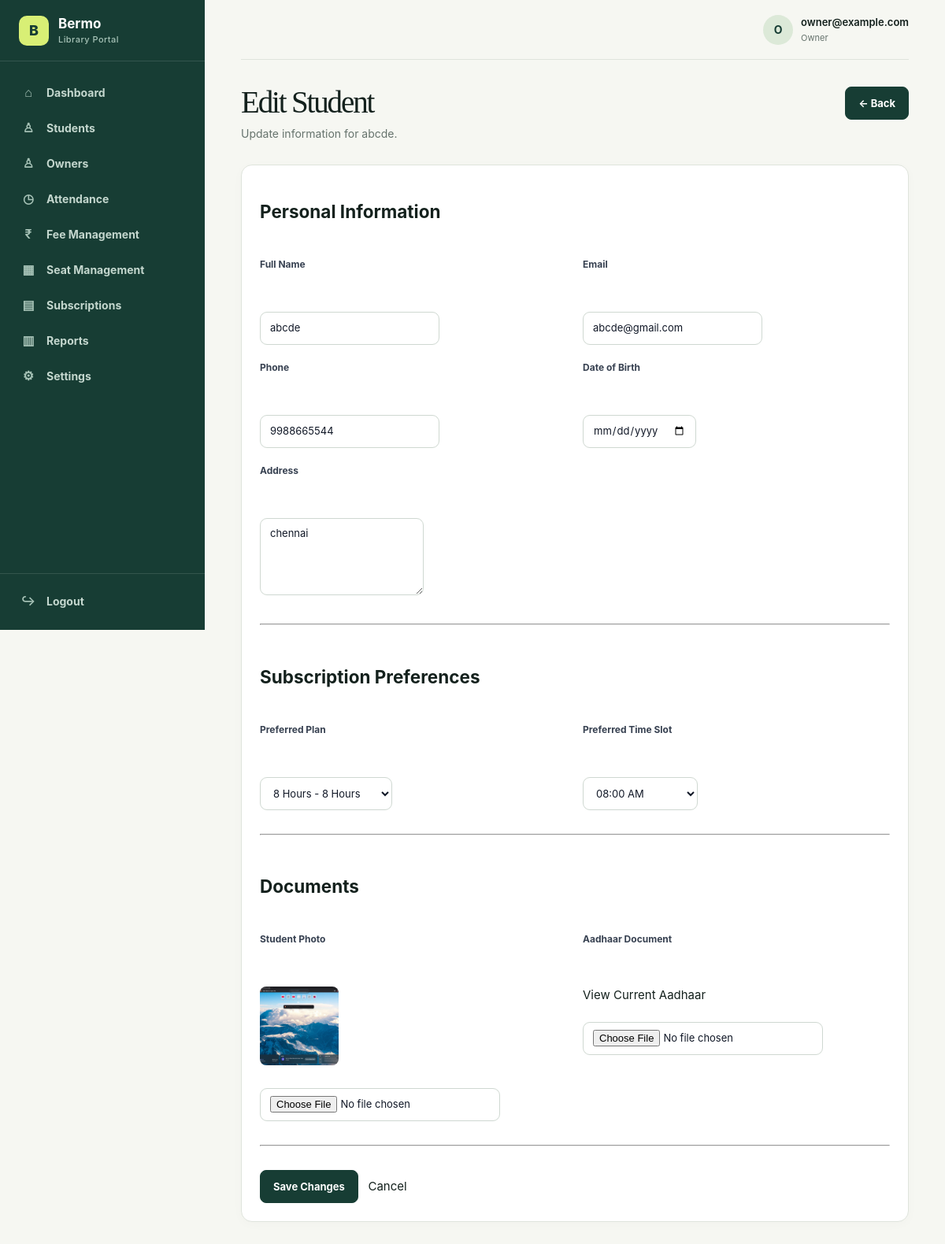
Page /management/students/8/edit/ (signed in) on the committed database.
### accounts/models.py (models this page shows, shortened)
class User(AbstractUser):
    ROLE_CHOICES = [
        ("ADMIN", "Admin"),
        ("OWNER", "Owner"),
        ("STUDENT", "Student"),
    ]
    role = models.CharField(
        max_length=20,
        choices=ROLE_CHOICES,
        default="STUDENT"
    )

### students/models.py (models this page shows, shortened)
class StudentProfile(models.Model):
    STATUS_CHOICES = [
        ("PENDING", "Pending Approval"),
        ("APPROVED", "Approved"),
        ("REJECTED", "Rejected"),
        ("UNREGISTERED", "Unregistered"),
    ]
    student_id = models.AutoField(primary_key=True)
    user = models.OneToOneField(
        settings.AUTH_USER_MODEL,
        on_delete=models.CASCADE,
        related_name="student_profile"
    )
    full_name = models.CharField(
        max_length=150
    )
    email = models.EmailField(
        unique=True,
    )
    phone = models.CharField(
        max_length=15
    )
    address = models.TextField(
        blank=True
    )
    date_of_birth = models.DateField(
        null=True,
        blank=True
    )
    photo = models.ImageField(
        upload_to="students/photos/",
        null=True,
        blank=True
    )
    aadhaar_document = models.FileField(
        upload_to="students/aadhaar/",
        null=True,
        blank=True
    )
    registration_date = models.DateField(
        auto_now_add=True
    )
    status = models.CharField(
        max_length=20,
        choices=STATUS_CHOICES,
        default="PENDING"
    )
    preferred_plan = models.ForeignKey(
    "library.SubscriptionPlan",
    on_delete=models.PROTECT,
    null=True,
    blank=True,
    related_name="preferred_students"
    )
    preferred_time_slot = models.ForeignKey(
    "library.TimeSlot",
    on_delete=models.PROTECT,
    null=True,
    blank=True,
    related_name="preferred_students"
    )
    approved_by = models.ForeignKey(
        settings.AUTH_USER_MODEL,
        on_delete=models.SET_NULL,
        null=True,
        blank=True,
        related_name="approved_students"
    )
    approved_at = models.DateTimeField(
        null=True,
        blank=True
    )
    rejection_reason = models.TextField(
        blank=True
    )

### library/models.py (models this page shows, shortened)
class SubscriptionPlan(models.Model):
    plan_id = models.AutoField(primary_key=True)
    name = models.CharField(max_length=100)
    hours_per_day = models.PositiveIntegerField()
    duration_days = models.PositiveIntegerField()
    fee = models.DecimalField(
        max_digits=10,
        decimal_places=2
    )
    is_active = models.BooleanField(default=True)

class TimeSlot(models.Model):
    slot_id = models.AutoField(primary_key=True)
    name = models.CharField(max_length=100)
    start_time = models.TimeField()
    is_active = models.BooleanField(default=True)
    class Meta:
        ordering = ["start_time", "name"]

### management/views.py (the view, shortened to what this page needs)
@login_required
def edit_student(request, student_id):
    student = get_object_or_404(
        StudentProfile.objects.select_related(
            "user",
            "preferred_plan",
            "preferred_time_slot",
        ),
        student_id=student_id,
    )
    plans = SubscriptionPlan.objects.filter(
        is_active=True
    ).order_by("hours_per_day")
    time_slots = TimeSlot.objects.filter(
        is_active=True
    ).order_by("start_time")
    return render(
        request,
        "management/edit_student.html",
        {
            "student": student,
            "plans": plans,
            "time_slots": time_slots,
        },
    )

### management/views.py (called while the page is built)
def owner_required(view_func):
    @login_required
    @wraps(view_func)
    def wrapped_view(request, *args, **kwargs):
        if request.user.role != "OWNER":
            raise PermissionDenied("Only library owners can access management pages.")
        return view_func(request, *args, **kwargs)
    return wrapped_view

### templates/management/edit_student.html (shortened to what this page needs)
{% extends "management/base.html" %}
{% block content %}
<div class="dashboard-header">
    <div>
        <h1>Edit Student</h1>
        <p>
            Update information for {{ student.full_name }}.
        </p>
    </div>
    <div>
        <a
            href="{% url 'management:student_detail' student.student_id %}"
            class="button"
        >
            ← Back
        </a>
    </div>
</div>
<div class="card">
    <h2>Personal Information</h2>
    <br>
    <form
        method="post"
        enctype="multipart/form-data"
    >
        <div style="
            display: grid;
            grid-template-columns: repeat(2, 1fr);
            gap: 20px;
        ">
            <div>
                <label>
                    <strong>Full Name</strong>
                </label>
                <br><br>
                <input
                    type="text"
                    name="full_name"
                    value="{{ student.full_name }}"
                    required
                >
            </div>
            <div>
                <label>
                    <strong>Email</strong>
                </label>
                <br><br>
                <input
                    type="email"
                    name="email"
                    value="{{ student.email }}"
                    required
                >
            </div>
            <div>
                <label>
                    <strong>Phone</strong>
                </label>
                <br><br>
                <input
                    type="text"
                    name="phone"
                    value="{{ student.phone }}"
                    required
                >
            </div>
            <div>
                <label>
                    <strong>Date of Birth</strong>
                </label>
                <br><br>
                <input
                    type="date"
                    name="date_of_birth"
                    value="{{ student.date_of_birth|date:'Y-m-d' }}"
                >
            </div>
            <div style="grid-column: 1 / -1;">
                <label>
                    <strong>Address</strong>
                </label>
                <br><br>
                <textarea
                    name="address"
                    rows="4"
                >{{ student.address }}</textarea>
            </div>
        </div>
        <br>
        <hr>
        <br>
        <h2>Subscription Preferences</h2>
        <br>
        <div style="
            display: grid;
            grid-template-columns: repeat(2, 1fr);
            gap: 20px;
        ">
            <div>
                <label>
                    <strong>Preferred Plan</strong>
                </label>
                <br><br>
                <select name="preferred_plan">
                    {% for plan in plans %}
                        <option
                            value="{{ plan.plan_id }}"
                            {% if student.preferred_plan and student.preferred_plan.plan_id == plan.plan_id %}
                                selected
                            {% endif %}
                        >
                            {{ plan.name }}
                            - {{ plan.hours_per_day }} Hours
                        </option>
                    {% endfor %}
                </select>
            </div>
            <div>
                <label>
                    <strong>Preferred Time Slot</strong>
                </label>
                <br><br>
                <select name="preferred_time_slot">
                    {% for slot in time_slots %}
                        <option
                            value="{{ slot.slot_id }}"
                            {% if student.preferred_time_slot and student.preferred_time_slot.slot_id == slot.slot_id %}
                                selected
                            {% endif %}
                        >
                            {{ slot.start_time|time:"h:i A" }}
                        </option>
                    {% endfor %}
                </select>
            </div>
        </div>
        <br>
        <hr>
        <br>
        <h2>Documents</h2>
        <br>
        <div style="
            display: grid;
            grid-template-columns: repeat(2, 1fr);
            gap: 20px;
        ">
            <div>
                <label>
                    <strong>Student Photo</strong>
                </label>
                <br><br>
                {% if student.photo %}
                    <img
                        src="{{ student.photo.url }}"
                        alt="Current Student Photo"
                        style="
                            width: 100px;
                            height: 100px;
                            object-fit: cover;
                            border-radius: 8px;
                        "
                    >
                    <br><br>
                {% endif %}
                <input
                    type="file"
                    name="photo"
                    accept="image/*"
                >
            </div>
            <div>
                <label>
                    <strong>Aadhaar Document</strong>
                </label>
                <br><br>
                {% if student.aadhaar_document %}
                    <a
                        href="{{ student.aadhaar_document.url }}"
                        target="_blank"
                    >
                        View Current Aadhaar
                    </a>
                    <br><br>
                {% endif %}
                <input
                    type="file"
                    name="aadhaar_document"
                >
            </div>
        </div>
        <br>
        <hr>
        <br>
        <button type="submit">
            Save Changes
        </button>
        <a
            href="{% url 'management:student_detail' student.student_id %}"
        >
            Cancel
        </a>
    </form>
</div>
{% endblock %}

### templates/management/base.html (shortened to what this page needs)
{% load static %}
<!DOCTYPE html>
<html lang="en">
<head>
    <link rel="stylesheet" href="/static/css/main.css">
</head>
<body>
<div class="app-layout">
    <aside class="sidebar" id="managementSidebar">
        <div class="logo">
            <div class="logo-mark">
                B
            </div>
            <div class="logo-text">
                <strong>Bermo</strong>
                <span>Library Portal</span>
            </div>
        </div>
        <nav class="sidebar-nav">
            <a
                href="{% url 'management:dashboard' %}"
                class="{% if request.resolver_match.url_name == 'dashboard' %}active{% endif %}"
            >
                <span class="nav-icon">⌂</span>
                <span>Dashboard</span>
            </a>
            <a
                href="{% url 'management:students' %}"
                class="{% if request.resolver_match.url_name == 'students' %}active{% endif %}"
            >
                <span class="nav-icon">♙</span>
                <span>Students</span>
            </a>
            <a
                href="{% url 'management:owners' %}"
                class="{% if request.resolver_match.url_name == 'owners' %}active{% endif %}"
            >
                <span class="nav-icon">♙</span>
                <span>Owners</span>
            </a>
            <a
                href="{% url 'management:attendance' %}"
                class="{% if request.resolver_match.url_name == 'attendance' %}active{% endif %}"
            >
                <span class="nav-icon">◷</span>
                <span>Attendance</span>
            </a>
            <a
                href="{% url 'management:fee_management' %}"
                class="{% if request.resolver_match.url_name == 'fee_management' %}active{% endif %}"
            >
                <span class="nav-icon">₹</span>
                <span>Fee Management</span>
            </a>
            <a
                href="{% url 'management:seat_management' %}"
                class="{% if request.resolver_match.url_name == 'seat_management' %}active{% endif %}"
            >
                <span class="nav-icon">▦</span>
                <span>Seat Management</span>
            </a>
            <a
                href="{% url 'management:subscriptions' %}"
                class="{% if request.resolver_match.url_name == 'subscriptions' %}active{% endif %}"
            >
                <span class="nav-icon">▤</span>
                <span>Subscriptions</span>
            </a>
            <a
                href="{% url 'management:reports' %}"
                class="{% if request.resolver_match.url_name == 'reports' %}active{% endif %}"
            >
                <span class="nav-icon">▥</span>
                <span>Reports</span>
            </a>
            <a
                href="{% url 'management:settings' %}"
                class="{% if request.resolver_match.url_name == 'settings' %}active{% endif %}"
            >
                <span class="nav-icon">⚙</span>
                <span>Settings</span>
            </a>
        </nav>
        <div class="logout">
            <a href="{% url 'logout' %}">
                <span class="nav-icon">↪</span>
                <span>Logout</span>
            </a>
        </div>
    </aside>
    <main class="main-content">
        <div class="topbar">
            <div class="topbar-user">
                <div class="topbar-avatar">
                    {{ request.user.username|first|upper }}
                </div>
                <div class="topbar-user-info">
                    <strong>
                        {{ request.user.username }}
                    </strong>
                    <span>
                        {% if request.user.role %}
                            {{ request.user.get_role_display }}
                        {% else %}
                            Administrator
                        {% endif %}
                    </span>
                </div>
            </div>
        </div>
        {% block content %}
        {% endblock %}
    </main>
</div>
</body>
</html>

### rows in the picture
User: user.username|first "O", user.username "owner@example.com", user.role "Owner"
StudentProfile: full_name "abcde", email "abcde@gmail.com", phone "9988665544", address "chennai", preferred_plan "8 Hours - 8 Hours", preferred_time_slot "08:00 AM", photo (picture)
